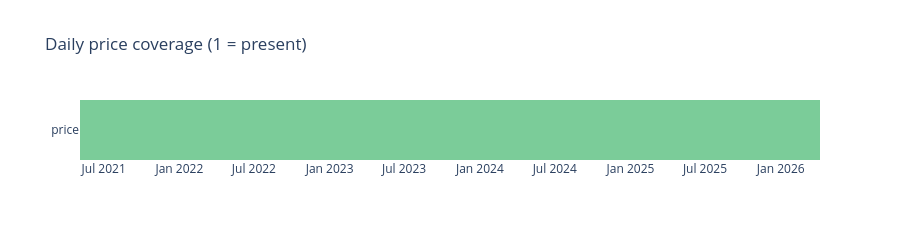

The notebook cell this image was saved under:
### Markdown cell above
**QA purpose**: detect missing daily price observations. A gap = upstream swap pipeline missing data.

### Code cell
gaps = db.read_query(f"""
WITH bounds AS (
  SELECT min(date) AS min_d, max(date) AS max_d FROM mart_price_analytics_daily WHERE lower(pool) = lower('{POOL}')
), spine AS (
  SELECT addDays(min_d, toInt32(number)) AS d
  FROM bounds ARRAY JOIN range(toUInt32(dateDiff('day', min_d, toDate('{END_DATE}')) + 1)) AS number
)
SELECT s.d AS date,
       toUInt8(p.date IS NOT NULL) AS present
FROM spine s
LEFT JOIN mart_price_analytics_daily p ON p.date = s.d AND lower(p.pool) = lower('{POOL}')
WHERE s.d <= toDate('{END_DATE}')
ORDER BY s.d
""")
fig = go.Figure(go.Heatmap(
    z=[gaps["present"].to_list()],
    x=gaps["date"].to_list(),
    y=["price"],
    colorscale=[[0, "lightgray"], [1, "#22c55e"]],
    showscale=False,
))
fig.update_layout(height=120, title_text="Daily price coverage (1 = present)")
fig.show()
print(f"Missing days: {gaps.filter(pl.col('present') == 0).height}")

### Figure 1 — Plotly figure (JSON) as saved in the notebook; plotly's stock layout.template omitted (floating-point values rounded to 4 significant figures; data arrays with more than 128 entries replaced by an {"elided": "..."} marker saying what was removed)
{"data": [{"colorscale": [[0, "lightgray"], [1, "#22c55e"]], "showscale": false, "type": "heatmap", "x": {"elided": "1798 str values"}, "y": ["price"], "z": {"elided": "1x1798 int values"}}], "layout": {"height": 120, "title": {"text": "Daily price coverage (1 = present)"}}}
